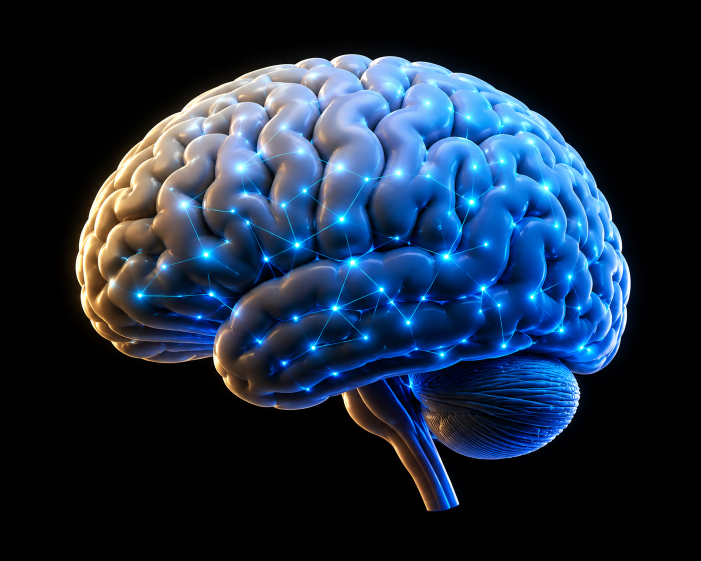
#> input picture brain.png, 1402 x 1122 px (shown at 1/2 size)
$ python make_icons.py
#> lines starting #> are read from the running program, lines starting #| are printed output that depends on the picture
"""Regenerate every app icon from the one source image, brain.png.

Run: .venv\\Scripts\\python.exe tools/make_icons.py

brain.png is a glowing brain rendered on solid black at 1402x1122. Used
as-is it looks like a black postage stamp everywhere Windows shows it — a
black square on the taskbar, a black square in the tray, a black square on
the desktop shortcut. So this script lifts the brain off its background:

* alpha comes from luminance, ramped over a narrow band just above black,
  which gives a soft anti-aliased edge and keeps the warm rim-light glow as
  a translucent halo instead of a hard cut-out;
* interior shadows (the cerebellum, the fissures) would go semi-transparent
  under that rule alone and punch holes through the middle, so anything the
  background can't reach by flooding in from the border is forced opaque;
* the result is cropped to the brain and padded back to a square with a
  small margin, because Windows scales icons to their full box and an
  off-centre subject reads as a mistake at 16px.

Outputs (both committed, so nothing has to run at install time):
  src/dariusai/viz/static/favicon.png  — browser tab + pystray tray icon
  src/dariusai/viz/static/brain.ico    — window/taskbar icon, and the
                                         IconLocation of every shortcut
"""

from __future__ import annotations

from collections import deque
from pathlib import Path

from PIL import Image

ROOT = Path(__file__).resolve().parents[1]
SOURCE = ROOT / "brain.png"
STATIC = ROOT / "src" / "dariusai" / "viz" / "static"

# Luminance band (0-255) over which the background fades up into the image.
ALPHA_FLOOR = 10
ALPHA_CEIL = 55
# Luma at or below this is "background" for the purposes of flood filling.
BACKGROUND_LUMA = 26
MARGIN = 0.04  # padding around the subject, as a fraction of the square
ICO_SIZES = [16, 24, 32, 48, 64, 128, 256]


def _luma(image: Image.Image) -> Image.Image:
    return image.convert("L")


def _outside_mask(luma: Image.Image) -> set[int]:
    """Flood fill dark pixels inward from the border. What it reaches is the
    real background; dark pixels it can't reach are shadows *inside* the
    brain and must stay opaque."""
    width, height = luma.size
    pixels = luma.load()
    outside: set[int] = set()
    queue: deque[tuple[int, int]] = deque()

    def push(x: int, y: int) -> None:
        index = y * width + x
        if index in outside or pixels[x, y] > BACKGROUND_LUMA:
            return
        outside.add(index)
        queue.append((x, y))

    for x in range(width):
        push(x, 0)
        push(x, height - 1)
    for y in range(height):
        push(0, y)
        push(width - 1, y)

    while queue:
        x, y = queue.popleft()
        if x > 0:
            push(x - 1, y)
        if x < width - 1:
            push(x + 1, y)
        if y > 0:
            push(x, y - 1)
        if y < height - 1:
            push(x, y + 1)
    return outside


def cutout(source: Image.Image) -> Image.Image:
    rgb = source.convert("RGB")
    luma = _luma(rgb)
    width, height = luma.size
    outside = _outside_mask(luma)

    luma_pixels = luma.load()
    alpha = Image.new("L", (width, height))
    alpha_pixels = alpha.load()
    span = ALPHA_CEIL - ALPHA_FLOOR
    for y in range(height):
        row = y * width
        for x in range(width):
            if row + x not in outside:
                alpha_pixels[x, y] = 255  # interior: always solid
                continue
            value = luma_pixels[x, y]
            if value <= ALPHA_FLOOR:
                alpha_pixels[x, y] = 0
            elif value >= ALPHA_CEIL:
                alpha_pixels[x, y] = 255
            else:
                alpha_pixels[x, y] = int(255 * (value - ALPHA_FLOOR) / span)

    out = rgb.convert("RGBA")
    out.putalpha(alpha)
    return out


def square(image: Image.Image) -> Image.Image:
    """Crop to what's actually visible, then centre it in a square canvas."""
    box = image.getchannel("A").point(lambda v: 255 if v > 8 else 0).getbbox()
    subject = image.crop(box) if box else image
    side = int(max(subject.size) * (1 + 2 * MARGIN))
    canvas = Image.new("RGBA", (side, side), (0, 0, 0, 0))
    canvas.paste(subject, ((side - subject.width) // 2, (side - subject.height) // 2))
    return canvas


def main() -> None:
    art = square(cutout(Image.open(SOURCE)))
#> in cutout, rgb is the input picture: PIL image 1402x1122 RGB; mean R, G, B 26.4, 42.1, 62.2
#> in _luma, `return image.convert("L")`:
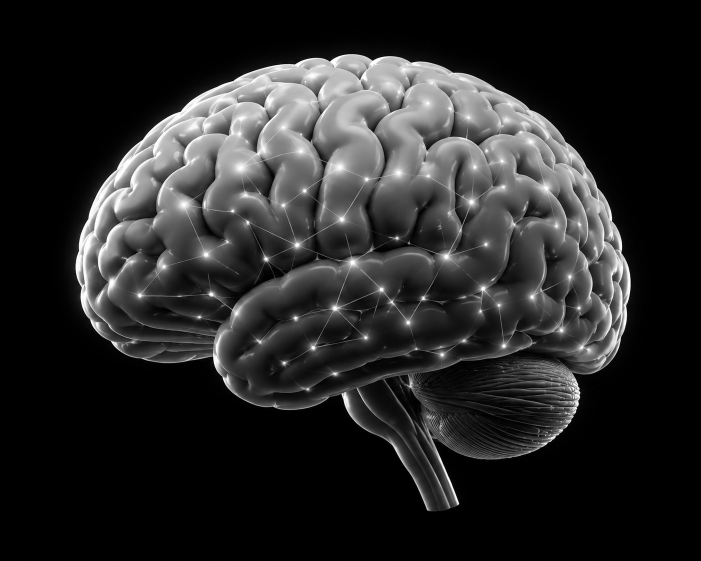
#> returned value: PIL image 1402x1122 L (shown at 1/2 size); min 0, max 255, mean 39.7
#> in cutout, `outside = _outside_mask(luma)`: outside = 903367 items
#> in cutout, `alpha = Image.new("L", (width, height))`: alpha: PIL image 1402x1122 L; every value is 0
#> in cutout, `out.putalpha(alpha)`:
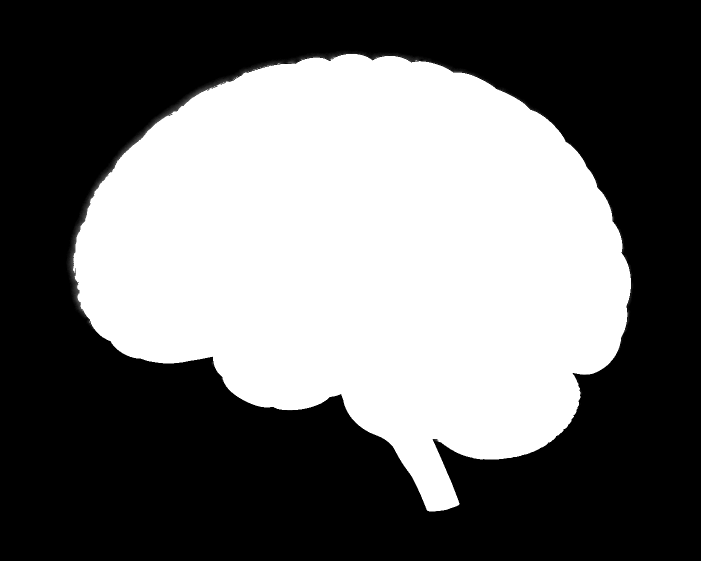
#> alpha: PIL image 1402x1122 L (shown at 1/2 size); min 0, max 255, mean 108.9
#> in cutout, `out.putalpha(alpha)`:
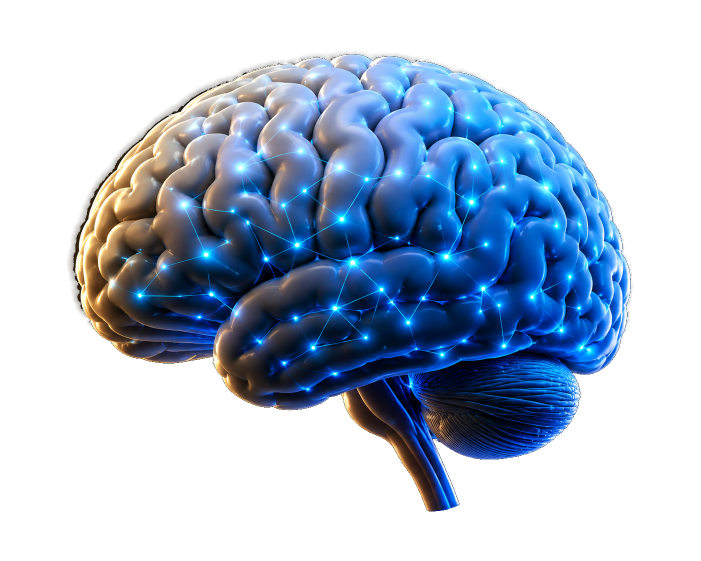
#> out: PIL image 1402x1122 RGBA (shown at 1/2 size); mean R, G, B, A 26.4, 42.1, 62.2, 108.9; transparent parts drawn white
#> in square, `box = image.getchannel("A").point(lambda v: 255 if v > 8 else 0).getbb..`: box = (133, 102, 1266, 1023)
#> in square, `subject = image.crop(box) if box else image`:
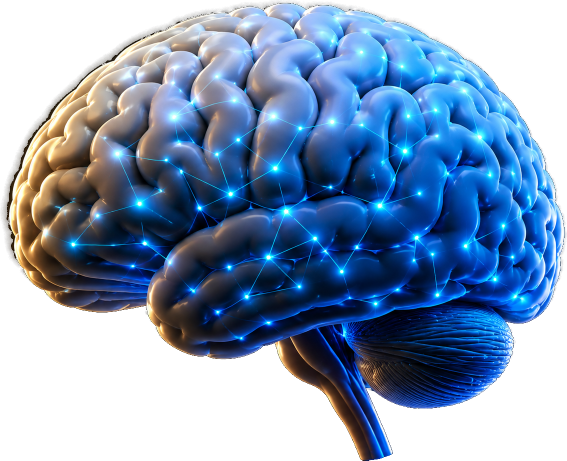
#> subject: PIL image 1133x921 RGBA (shown at 1/2 size); mean R, G, B, A 39.6, 63.4, 93.7, 164.1; transparent parts drawn white
#> in square, `canvas = Image.new("RGBA", (side, side), (0, 0, 0, 0))`: canvas: PIL image 1223x1223 RGBA; every value is 0
#> in square, `canvas.paste(subject, ((side - subject.width) // 2, (side - subject.he..`:
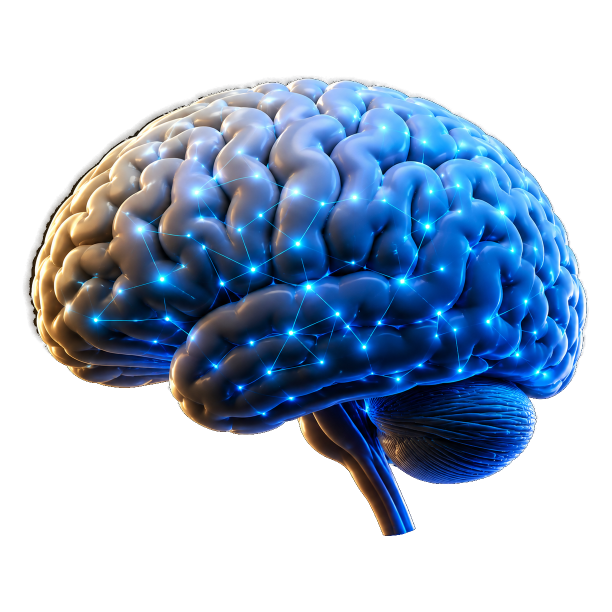
#> canvas: PIL image 1223x1223 RGBA (shown at 1/2 size); mean R, G, B, A 27.6, 44.3, 65.4, 114.5; transparent parts drawn white

    favicon = art.resize((256, 256), Image.LANCZOS)
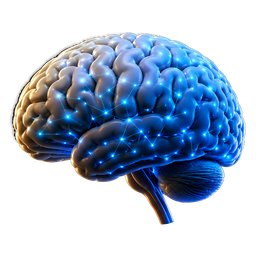
#> favicon: PIL image 256x256 RGBA; mean R, G, B, A 29.3, 46, 67, 114.5; transparent parts drawn white
    favicon.save(STATIC / "favicon.png")

    # Pillow's multi-size .ico writer downsamples from the image it's given;
    # feeding it the 256px master keeps every size sharp.
    favicon.save(STATIC / "brain.ico", sizes=[(s, s) for s in ICO_SIZES])

    print(f"wrote {STATIC / 'favicon.png'} and {STATIC / 'brain.ico'} from {SOURCE.name}")


if __name__ == "__main__":
    main()

$ run again, with buglist1.png copied over brain.png
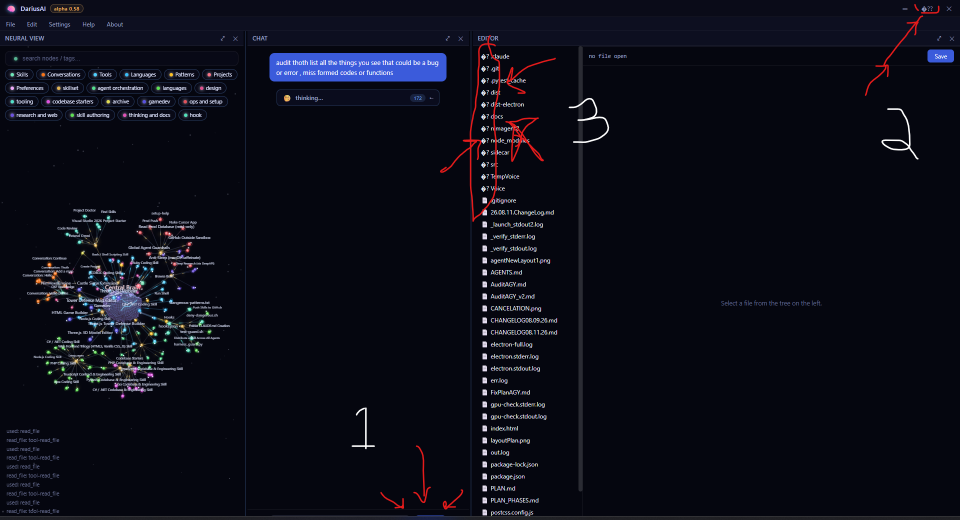
#> input picture buglist1.png, 1919 x 1040 px (shown at 1/2 size)
#> outside = 1174838 items
#> in cutout, out is the input picture: PIL image 1919x1040 RGBA; mean R, G, B, A 12, 12.9, 23.9, 255
#> in cutout, `out.putalpha(alpha)`:
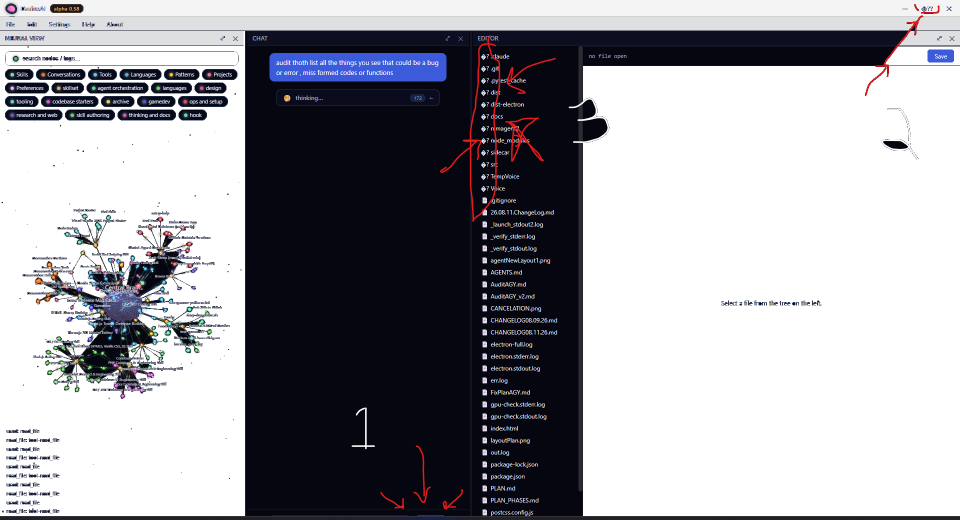
#> out: PIL image 1919x1040 RGBA (shown at 1/2 size); mean R, G, B, A 12, 12.9, 23.9, 106.7; transparent parts drawn white
#> box = (0, 0, 1919, 1040)
#> in main, `favicon = art.resize((256, 256), Image.LANCZOS)`:
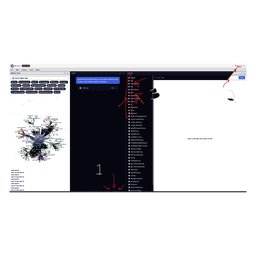
#> favicon: PIL image 256x256 RGBA; mean R, G, B, A 6.9, 7, 10.5, 49.6; transparent parts drawn white
